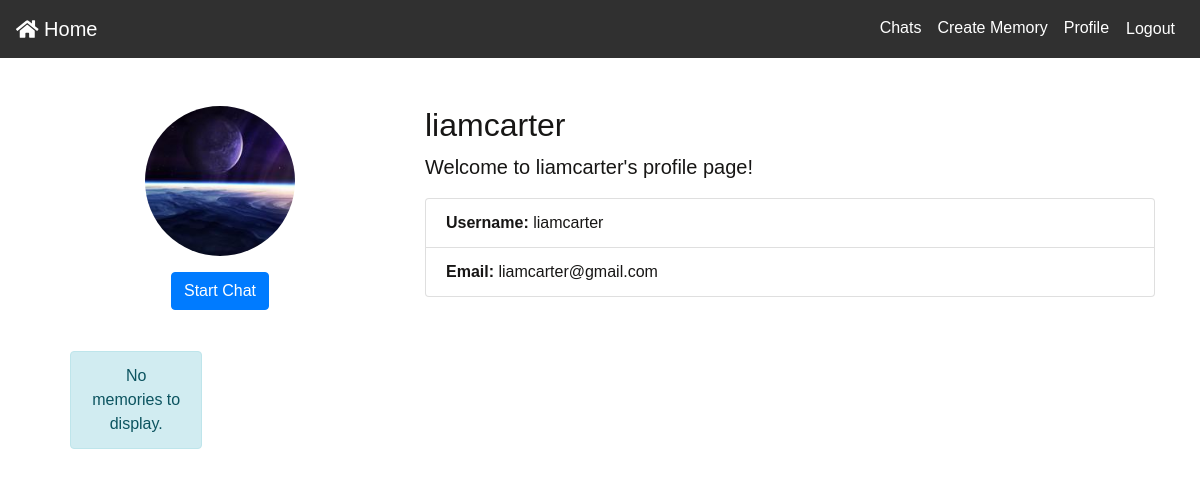
The page /view-profile/liamcarter (signed in) on the database its author committed.
### users/models.py (models this page shows, shortened)
class Profile(models.Model):
    user = models.OneToOneField(User, on_delete=models.CASCADE)
    pfp = models.ImageField(default='default.jpg', upload_to='profile_pics')

### users/views.py (the view, shortened to what this page needs)
# urls.py: path('view-profile/<str:username>', user_views.view_profile, name='view_profile'),
@login_required
def view_profile(request, username):
    user = User.objects.filter(username=username).first()
    profile = Profile.objects.filter(user=user).first()
    is_own_profile = request.user == profile.user
    memories = Memory.objects.filter(author=profile.user)
    return render(request, 'users/view_profile.html', {
        'profile': profile,
        'memories': memories,
        'is_own_profile': is_own_profile
    })

### users/templates/users/view_profile.html (shortened to what this page needs)
{% extends "memories/base.html" %}
{% block content %}
<div class="container mt-5">
    <div class="row">
        <div class="col-md-4 text-center">
            <img src="{{ profile.pfp.url }}" alt="Profile Picture" class="img-fluid rounded-circle mb-3"
                style="width: 150px; height: 150px; object-fit: cover;">
            {% if not is_own_profile %}
                <form action="" method="post">
                    <button type="submit" class="btn btn-primary">Start Chat</button>
                </form>
            {% endif %}
        </div>
        <div class="col-md-8" style="margin-bottom: 30px;">
            <h2>{{ profile.user.username }}</h2>
            <p class="lead">Welcome to {{ profile.user.username }}'s profile page!</p>
            <ul class="list-group">
                <li class="list-group-item"><strong>Username:</strong> {{ profile.user.username }}</li>
                <li class="list-group-item"><strong>Email:</strong> {{ profile.user.email }}</li>
            </ul>
        </div>
        <div class="row mt-4">
            {% for memory in memories %}
                <div class="col-md-8 offset-md-2 mb-4">
                    <div class="memory-card p-4">
                        <div class="memory-title mb-2">{{ memory.title }}</div>
                        <p class="date-posted mb-3">Date posted: {{ memory.date_posted }}</p>
                        <div class="memory-content">{{ memory.content }}</div>
                    </div>
                </div>
            {% empty %}
                <div class="col-md-8 offset-md-2">
                    <div class="alert alert-info text-center">
                        No memories to display.
                    </div>
                </div>
            {% endfor %}
        </div>
    </div>
</div>
{% endblock %}

### users/templates/users/view_profile.html (style rules this page uses)
body { background-color: #ffffff; color: #171615; }

### rows shown on the page
Profile: pfp (placeholder picture), user.username "liamcarter", user.email "liamcarter@gmail.com"
